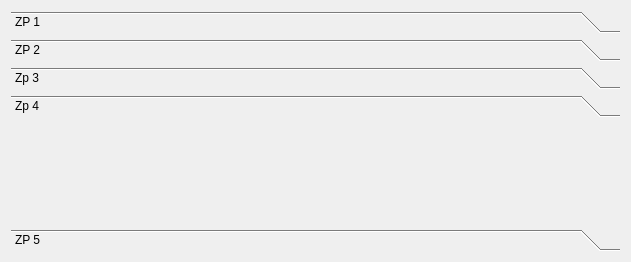
<?xml version="1.0" encoding="UTF-8"?>
<ui version="4.0">
 <class>Form</class>
 <widget class="QWidget" name="Form">
  <property name="geometry">
   <rect>
    <x>0</x>
    <y>0</y>
    <width>631</width>
    <height>262</height>
   </rect>
  </property>
  <property name="windowTitle">
   <string>Form</string>
  </property>
  <layout class="QVBoxLayout" name="verticalLayout_2">
   <item>
    <widget class="QToolBox" name="toolBox">
     <property name="currentIndex">
      <number>3</number>
     </property>
     <widget class="QWidget" name="zp1">
      <property name="geometry">
       <rect>
        <x>0</x>
        <y>0</y>
        <width>609</width>
        <height>85</height>
       </rect>
      </property>
      <attribute name="label">
       <string>ZP 1</string>
      </attribute>
      <layout class="QVBoxLayout" name="verticalLayout"/>
     </widget>
     <widget class="QWidget" name="zp2">
      <property name="geometry">
       <rect>
        <x>0</x>
        <y>0</y>
        <width>609</width>
        <height>85</height>
       </rect>
      </property>
      <attribute name="label">
       <string>ZP 2</string>
      </attribute>
     </widget>
     <widget class="QWidget" name="zp3">
      <attribute name="label">
       <string>Zp 3</string>
      </attribute>
     </widget>
     <widget class="QWidget" name="zp4">
      <attribute name="label">
       <string>Zp 4</string>
      </attribute>
     </widget>
     <widget class="QWidget" name="zp5">
      <attribute name="label">
       <string>ZP 5</string>
      </attribute>
     </widget>
    </widget>
   </item>
  </layout>
 </widget>
 <resources/>
 <connections/>
</ui>
